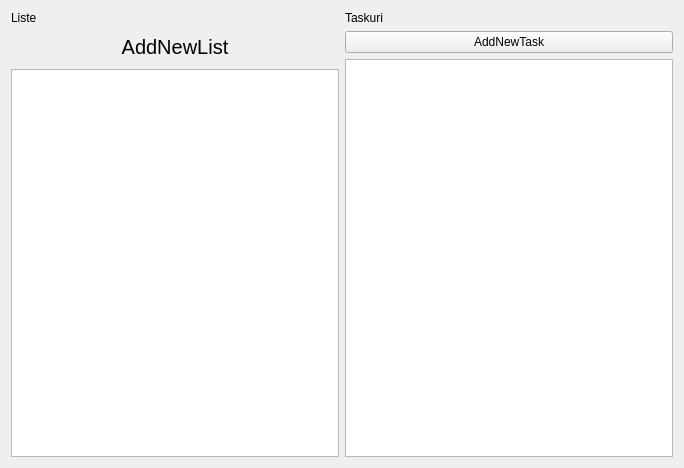
<?xml version="1.0" encoding="UTF-8"?>
<ui version="4.0">
 <class>MainWidget</class>
 <widget class="QWidget" name="MainWidget">
  <property name="geometry">
   <rect>
    <x>0</x>
    <y>0</y>
    <width>684</width>
    <height>468</height>
   </rect>
  </property>
  <property name="windowTitle">
   <string>MainWidget</string>
  </property>
  <layout class="QHBoxLayout" name="horizontalLayout_2">
   <item>
    <layout class="QVBoxLayout" name="verticalLayout_3">
     <item>
      <widget class="QLabel" name="label">
       <property name="text">
        <string>Liste</string>
       </property>
      </widget>
     </item>
     <item>
      <widget class="QPushButton" name="addnewList">
       <property name="font">
        <font>
         <pointsize>15</pointsize>
        </font>
       </property>
       <property name="text">
        <string>AddNewList</string>
       </property>
       <property name="icon">
        <iconset theme="application-exit"/>
       </property>
       <property name="autoDefault">
        <bool>false</bool>
       </property>
       <property name="flat">
        <bool>true</bool>
       </property>
      </widget>
     </item>
     <item>
      <widget class="QListView" name="listView">
       <property name="font">
        <font>
         <pointsize>16</pointsize>
        </font>
       </property>
       <property name="autoFillBackground">
        <bool>false</bool>
       </property>
       <property name="sizeAdjustPolicy">
        <enum>QAbstractScrollArea::AdjustToContents</enum>
       </property>
      </widget>
     </item>
    </layout>
   </item>
   <item>
    <layout class="QVBoxLayout" name="verticalLayout_4">
     <item>
      <widget class="QLabel" name="label_2">
       <property name="text">
        <string>Taskuri</string>
       </property>
      </widget>
     </item>
     <item>
      <widget class="QPushButton" name="add_new_task_button">
       <property name="text">
        <string>AddNewTask</string>
       </property>
      </widget>
     </item>
     <item>
      <widget class="QListView" name="listView_2">
       <property name="font">
        <font>
         <pointsize>15</pointsize>
        </font>
       </property>
      </widget>
     </item>
    </layout>
   </item>
   <item>
    <layout class="QGridLayout" name="gridLayout"/>
   </item>
  </layout>
 </widget>
 <resources/>
 <connections/>
</ui>
